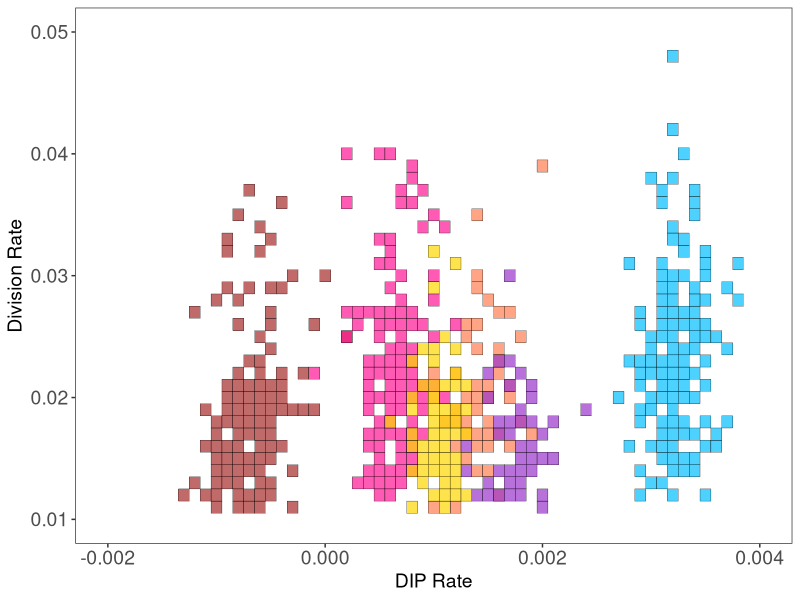

The R script that drew this image: (Note: this script raises an error after producing the figure.)
library(ggplot2)
library(ggpubr)

setwd('~/git/GES_2020/Simulations/')

# Load all of parameter scan data
tile_DS1 <- read.csv('DS1_expansionTest_tile_lowVal.csv')
tile_DS3 <- read.csv('DS3_expansionTest_tile_lowVal.csv')
tile_DS4 <- read.csv('DS4_expansionTest_tile_lowVal.csv')
tile_DS6 <- read.csv('DS6_expansionTest_tile_lowVal.csv')
tile_DS7 <- read.csv('DS7_expansionTest_tile_lowVal.csv')
tile_DS9 <- read.csv('DS9_expansionTest_tile_lowVal.csv')

tile_all <- rbind(tile_DS1, tile_DS3, tile_DS4,
                  tile_DS6, tile_DS7, tile_DS9)

# Set color and labels
cols_PS <- c("not.assigned" = "white", "PC9.DS1" = "coral", "PC9.DS3" = "brown",
             "PC9.DS4" = "deepskyblue", "PC9.DS6" = "deeppink", "PC9.DS7" = "darkorchid",
             "PC9.DS9" = "gold")
pops_PS <- c("not.assigned", "PC9.DS1", "PC9.DS3", "PC9.DS4", 
             "PC9.DS6", "PC9.DS7", "PC9.DS9")
labs_PS <- c("Not Assigned", "DS1", "DS3", "DS4", "DS6", "DS7", "DS9")

ggplot(tile_all) +
  geom_tile(data = subset(tile_all, cell.line.new == 'PC9.DS1'),
            aes(DIP.rate, division.rate, fill = cell.line.new),
            alpha = 0.7, color = "black") +
  geom_tile(data = subset(tile_all, cell.line.new == 'PC9.DS3'),
            aes(DIP.rate, division.rate, fill = cell.line.new),
            alpha = 0.7, color = "black") +
  geom_tile(data = subset(tile_all, cell.line.new == 'PC9.DS4'),
            aes(DIP.rate, division.rate, fill = cell.line.new),
            alpha = 0.7, color = "black") +
  geom_tile(data = subset(tile_all, cell.line.new == 'PC9.DS6'),
            aes(DIP.rate, division.rate, fill = cell.line.new),
            alpha = 0.7, color = "black") +
  geom_tile(data = subset(tile_all, cell.line.new == 'PC9.DS7'),
            aes(DIP.rate, division.rate, fill = cell.line.new),
            alpha = 0.7, color = "black") +
  geom_tile(data = subset(tile_all, cell.line.new == 'PC9.DS9'), 
            aes(DIP.rate, division.rate, fill = cell.line.new),
            alpha = 0.7, color = "black") +
  theme_bw() + ylim(0.01, 0.05) + xlim(-0.0020, 0.0040) +
  scale_fill_manual(values = cols_PS,
                    breaks = pops_PS,
                    labels = labs_PS) +
  xlab("DIP Rate") + ylab("Division Rate") +
  theme(legend.text = element_text(size = 14), legend.position = "none", 
        legend.title = element_text(size=14), 
        axis.title=element_text(size=14), axis.text = element_text(size = 14),
        panel.grid.major = element_blank(), panel.grid.minor = element_blank()) +
  ggsave("ParamScan_ADtestBootstrapped.pdf", width = 6, height = 4)


plt_scan_DS3_4 <- ggplot(tile_all) +
  geom_tile(data = subset(tile_all, cell.line.new == 'PC9.DS3'),
            aes(DIP.rate, division.rate, fill = cell.line.new),
            alpha = 0.7, color = "black") +
  geom_tile(data = subset(tile_all, cell.line.new == 'PC9.DS4'),
            aes(DIP.rate, division.rate, fill = cell.line.new),
            alpha = 0.7, color = "black") +
  theme_bw() + ylim(0.01, 0.05) + xlim(-0.0020, 0.0040) +
  scale_fill_manual(values = cols_PS,
                    breaks = pops_PS,
                    labels = labs_PS) +
  xlab("DIP Rate") + ylab("Division Rate") +
  theme(legend.text = element_text(size = 14), legend.position = "none", 
        legend.title = element_text(size=14), 
        axis.title=element_text(size=14), axis.text = element_text(size = 14),
        panel.grid.major = element_blank(), panel.grid.minor = element_blank()) 

plt_scan_DS3_4 + ggsave("ParamScan_DS3-DS4_ADtestBootstrapped.pdf", width = 6, height = 4)
# leg_scan_DS3_4 <- get_legend(plt_scan_DS3_4)
# as_ggplot(leg_scan_DS3_4) + ggsave("legend_FIG_5D.pdf", width = 3, height = 1)

plt_scan_DS1_6_7_9 <- ggplot(tile_all) +
  geom_tile(data = subset(tile_all, cell.line.new == 'PC9.DS1'),
            aes(DIP.rate, division.rate, fill = cell.line.new),
            alpha = 0.7, color = "black") +
  geom_tile(data = subset(tile_all, cell.line.new == 'PC9.DS6'),
            aes(DIP.rate, division.rate, fill = cell.line.new),
            alpha = 0.7, color = "black") +
  geom_tile(data = subset(tile_all, cell.line.new == 'PC9.DS7'),
            aes(DIP.rate, division.rate, fill = cell.line.new),
            alpha = 0.7, color = "black") +
  geom_tile(data = subset(tile_all, cell.line.new == 'PC9.DS9'), 
            aes(DIP.rate, division.rate, fill = cell.line.new),
            alpha = 0.7, color = "black") +
  theme_bw() + ylim(0.01, 0.05) + xlim(-0.002, 0.0040) +
  scale_fill_manual(values = cols_PS,
                    breaks = pops_PS,
                    labels = labs_PS) +
  xlab("DIP Rate") + ylab("Division Rate") +
  theme(legend.text = element_text(size = 14), legend.position = "none", 
        legend.title = element_text(size=14), 
        axis.title=element_text(size=14), axis.text = element_text(size = 14),
        panel.grid.major = element_blank(), panel.grid.minor = element_blank()) 

plt_scan_DS1_6_7_9 + ggsave("ParamScan_DS1-DS6-DS7-DS9_ADtestBootstrapped.pdf", width = 6, height = 4)
# leg_scan_DS1_6_7_9 <- get_legend(plt_scan_DS1_6_7_9)
# as_ggplot(leg_scan_DS1_6_7_9) + ggsave("legend_FIG_S10D.pdf", width = 3, height = 1)
